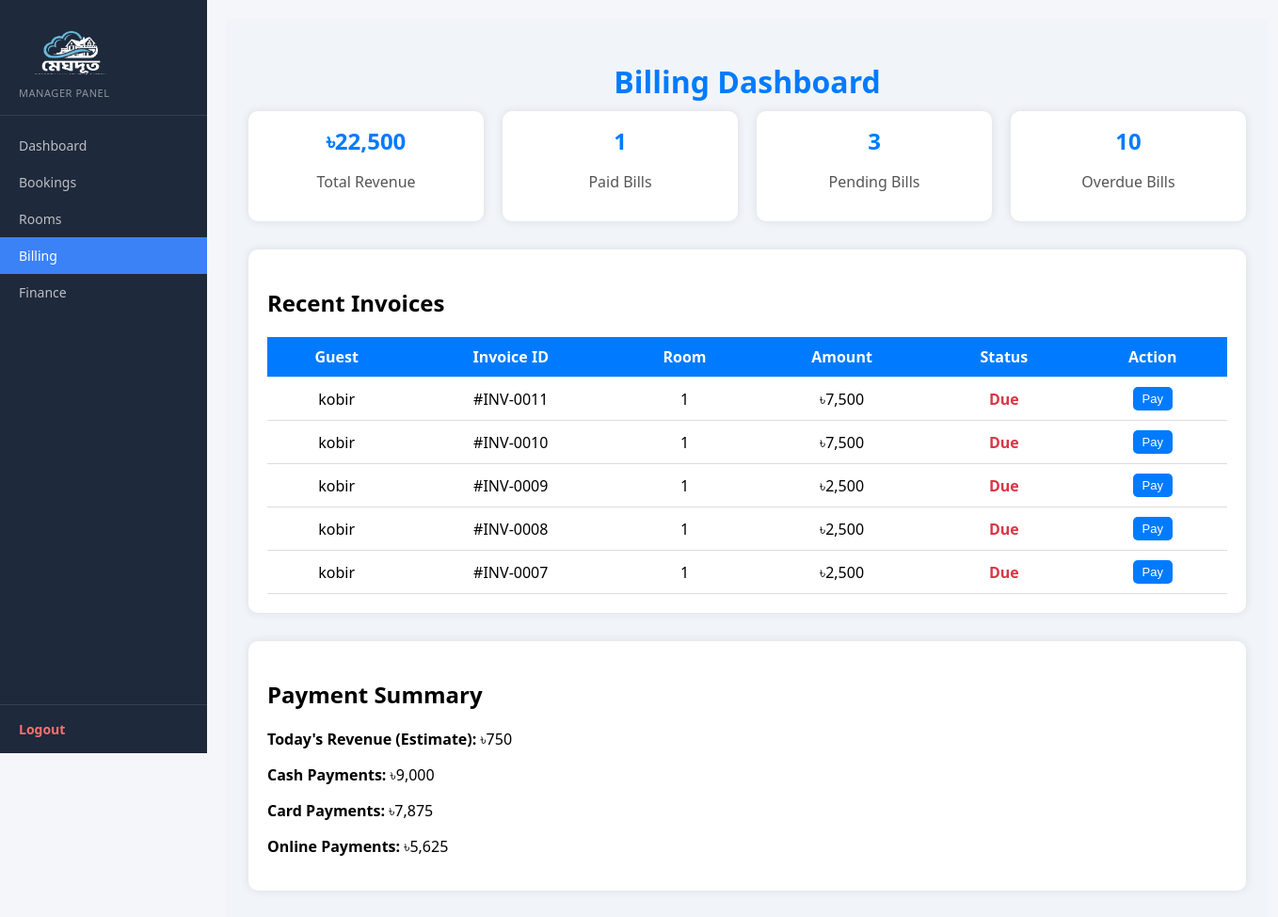
Page /manager/billing.php (signed in) on the earlier database version.
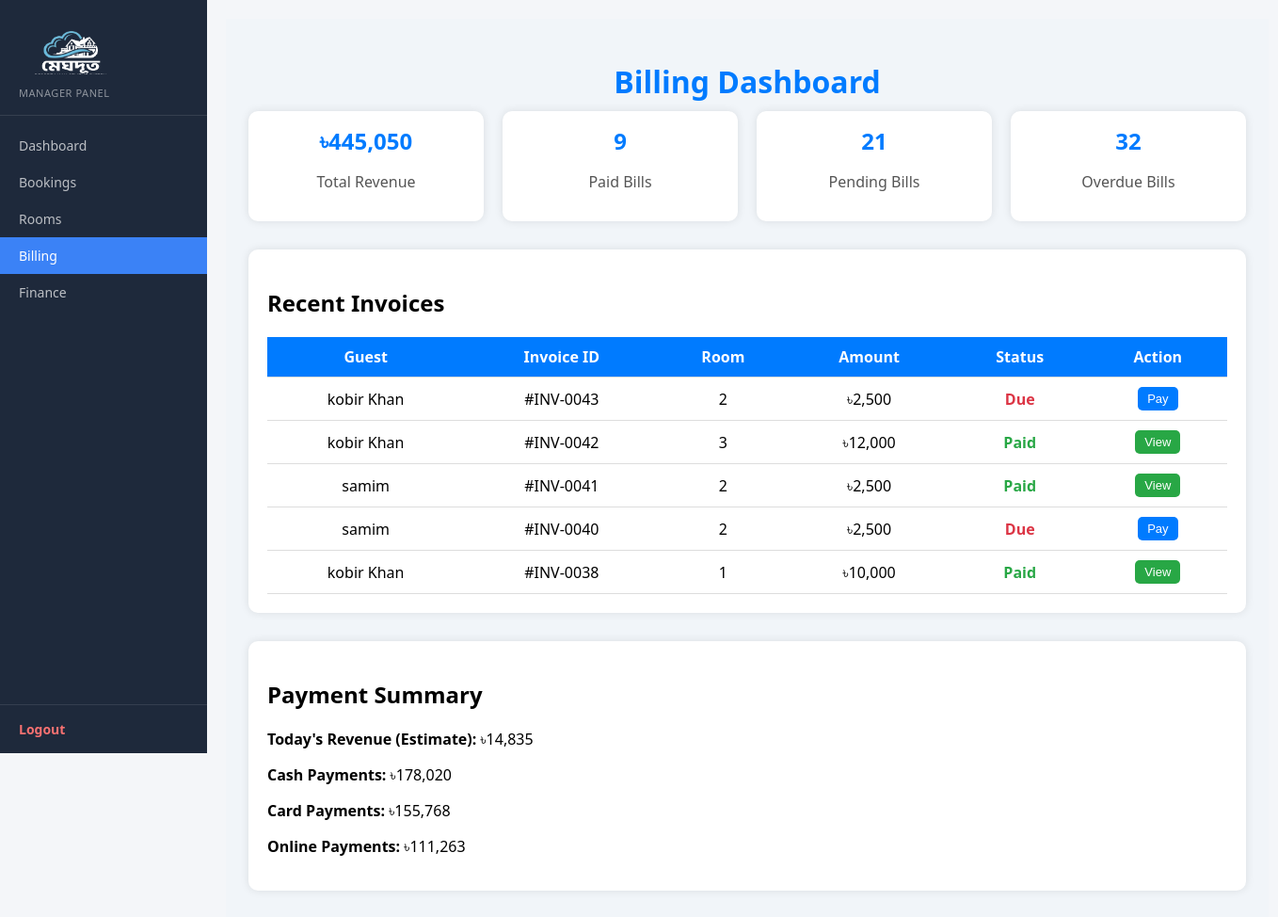
Same page on the later database version.
### tables this page shows
CREATE TABLE `booking` (
  `booking_id` int(11) NOT NULL,
  `guest_id` int(11) NOT NULL,
  `room_id` int(11) NOT NULL,
  `check_in` date NOT NULL,
  `check_out` date NOT NULL,
  `status` enum('Pending','Confirmed','Checked-In','Checked-Out','Cancelled') NOT NULL DEFAULT 'Pending',
  `transaction_id` varchar(100) DEFAULT NULL,
  `pay_amount` decimal(10,2) NOT NULL DEFAULT 0.00,
  `due_amount` decimal(10,2) NOT NULL DEFAULT 0.00,
  `payment_status` enum('paid','unpaid','partial') NOT NULL DEFAULT 'unpaid',
  `refund_status` enum('none','requested','approved','rejected') NOT NULL DEFAULT 'none',
  `refund_percent` tinyint(3) UNSIGNED NOT NULL DEFAULT 0,
  `booked_at` timestamp NOT NULL DEFAULT current_timestamp(),
  `updated_at` timestamp NOT NULL DEFAULT current_timestamp() ON UPDATE current_timestamp()
);

CREATE TABLE `user` (
  `User_id` int(11) NOT NULL,
  `Name` varchar(100) NOT NULL,
  `Email` varchar(100) NOT NULL,
  `Password` varchar(255) NOT NULL,
  `Role` enum('guest','receptionist','manager','admin') NOT NULL DEFAULT 'guest',
  `Phone` varchar(20) DEFAULT NULL,
  `Photo` varchar(255) DEFAULT NULL,
  `Created_at` timestamp NOT NULL DEFAULT current_timestamp()
);

CREATE TABLE `room` (
  `room_id` int(11) NOT NULL,
  `room_number` varchar(10) NOT NULL,
  `type` enum('Single','Double','Deluxe','Suite') NOT NULL,
  `price_per_night` decimal(10,2) NOT NULL DEFAULT 0.00,
  `status` enum('Available','Booked','Under Maintenance') NOT NULL DEFAULT 'Available',
  `description` text DEFAULT NULL,
  `image` varchar(255) DEFAULT NULL,
  `floor` int(11) DEFAULT 1,
  `capacity` int(11) DEFAULT 1,
  `created_at` timestamp NOT NULL DEFAULT current_timestamp()
);

### manager/billing.php (the view, shortened to what this page needs)
<?php
include 'config.php';
$revenueQuery = mysqli_query($conn,"SELECT SUM(pay_amount) AS total_revenue FROM booking WHERE payment_status IN ('paid','partial')");
$revenue = mysqli_fetch_assoc($revenueQuery);
$total_revenue = $revenue['total_revenue'] ?? 0;
$paidBills = mysqli_fetch_assoc(mysqli_query($conn,"SELECT COUNT(*) AS paid_count FROM booking WHERE payment_status='paid'"));
$paid_count = $paidBills['paid_count'] ?? 0;
$pendingBills = mysqli_fetch_assoc(mysqli_query($conn,"SELECT COUNT(*) AS pending_count FROM booking WHERE payment_status='partial'"));
$pending_count = $pendingBills['pending_count'] ?? 0;
$overdueBills = mysqli_fetch_assoc(mysqli_query($conn,"SELECT COUNT(*) AS overdue_count FROM booking WHERE due_amount > 0"));
$overdue_count = $overdueBills['overdue_count'] ?? 0;
$invoices = mysqli_query($conn,"
SELECT b.booking_id, u.Name, r.room_id, b.pay_amount, b.due_amount, b.payment_status, b.status, b.transaction_id
FROM booking b
JOIN user u ON b.guest_id=u.User_id
JOIN room r ON b.room_id=r.room_id
ORDER BY b.booking_id DESC LIMIT 5
");
?>
<!DOCTYPE html>
<html>
<head>
</head>
<body>
<?php include 'sidebar.php'; ?>
<div class="mgr-layout">
<div class="mgr-main" style="padding:24px;">
  <h1>Billing Dashboard</h1>
  <div class="summary">
    <div class="card">
      <h2>৳<?php echo number_format($total_revenue); ?></h2>
      <p>Total Revenue</p>
    </div>
    <div class="card">
      <h2><?php echo $paid_count; ?></h2>
      <p>Paid Bills</p>
    </div>
    <div class="card">
      <h2><?php echo $pending_count; ?></h2>
      <p>Pending Bills</p>
    </div>
    <div class="card">
      <h2><?php echo $overdue_count; ?></h2>
      <p>Overdue Bills</p>
    </div>
  </div>
  <div class="section">
    <h2>Recent Invoices</h2>
    <table>
      <tr><th>Guest</th><th>Invoice ID</th><th>Room</th><th>Amount</th><th>Status</th><th>Action</th></tr>
      <?php while($row=mysqli_fetch_assoc($invoices)){ ?>
        <tr>
          <td><?php echo $row['Name']; ?></td>
          <td>#INV-<?php echo str_pad($row['booking_id'],4,'0',STR_PAD_LEFT); ?></td>
          <td><?php echo $row['room_id']; ?></td>
          <td>৳<?php echo number_format($row['pay_amount']); ?></td>
          <td>
            <?php
              if($row['payment_status']=='paid') echo "<span class='status-paid'>Paid</span>";
              elseif($row['payment_status']=='partial') echo "<span class='status-partial'>Pending</span>";
              else echo "<span class='status-due'>Due</span>";
            ?>
          </td>
          <td>
            <?php if($row['payment_status']=='paid'){ ?>
              <button class="btn-view">View</button>
            <?php } else { ?>
              <button class="btn-pay">Pay</button>
            <?php } ?>
          </td>
        </tr>
      <?php } ?>
    </table>
  </div>
  <div class="section">
    <h2>Payment Summary</h2>
    <p><strong>Today's Revenue (Estimate):</strong> ৳<?php echo number_format($total_revenue/30); ?></p>
    <p><strong>Cash Payments:</strong> ৳<?php echo number_format($total_revenue*0.4); ?></p>
    <p><strong>Card Payments:</strong> ৳<?php echo number_format($total_revenue*0.35); ?></p>
    <p><strong>Online Payments:</strong> ৳<?php echo number_format($total_revenue*0.25); ?></p>
  </div>
</div></div>
</body>
</html>

### manager/sidebar.php (shortened to what this page needs)
<?php
$current = basename($_SERVER['PHP_SELF']);
$nav = [
    'dashboard.php' => 'Dashboard',
    'bookings.php'  => 'Bookings',
    'rooms.php'     => 'Rooms',
    'billing.php'   => 'Billing',
    'finance.php'   => 'Finance',
];
?>
<div class="mgr-sidebar">
    <div class="mgr-sidebar-header">
        <a class="navbar-brand fw-bold d-flex align-items-center gap-2" href="<?php echo $depth; ?>../index.php">
            <img src="logo_blue.png" alt="Logo" style="height: 60px;">
        </a>
        <div class="mgr-sidebar-role">Manager Panel</div>
    </div>
    <nav class="mgr-sidebar-nav">
        <?php foreach ($nav as $href => $label):
            $active = ($current === $href) ? ' active' : '';
        ?>
            <a href="<?php echo $href; ?>" class="mgr-nav-item<?php echo $active; ?>">
                <?php echo $label; ?>
            </a>
        <?php endforeach; ?>
    </nav>
    <div class="mgr-sidebar-footer">
        <a href="../logout.php" class="mgr-logout">Logout</a>
    </div>
</div>

Differences in the rows shown:
no longer on this page (row edited): booking: guest.Name "kobir", booking_id "0011", room.room_id "1", pay_amount "7,500", payment_status "Due"
no longer on this page (row edited): booking: guest.Name "kobir", booking_id "0010", room.room_id "1", pay_amount "7,500", payment_status "Due"
no longer on this page (row edited): booking: guest.Name "kobir", booking_id "0009", room.room_id "1", pay_amount "2,500", payment_status "Due"
no longer on this page (row edited): booking: guest.Name "kobir", booking_id "0008", room.room_id "1", pay_amount "2,500", payment_status "Due"
no longer on this page (row edited): booking: guest.Name "kobir", booking_id "0007", room.room_id "1", pay_amount "2,500", payment_status "Due"
added booking: guest.Name "kobir Khan", booking_id "0043", room.room_id "2", pay_amount "2,500", payment_status "Due"
added booking: guest.Name "kobir Khan", booking_id "0042", room.room_id "3", pay_amount "12,000", payment_status "Paid"
added booking: guest.Name "samim", booking_id "0041", room.room_id "2", pay_amount "2,500", payment_status "Paid"
added booking: guest.Name "samim", booking_id "0040", room.room_id "2", pay_amount "2,500", payment_status "Due"
added booking: guest.Name "kobir Khan", booking_id "0038", room.room_id "1", pay_amount "10,000", payment_status "Paid"
Other differences:
$total_revenue: "22,500" → "445,050"
$paid_count: "1" → "9"
$pending_count: "3" → "21"
$overdue_count: "10" → "32"
$total_revenue/30: "750" → "14,835"
$total_revenue*0.4: "9,000" → "178,020"
$total_revenue*0.35: "7,875" → "155,768"
$total_revenue*0.25: "5,625" → "111,263"
